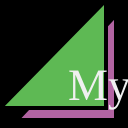
Frame 1 (no input)
Frame 60 (no input): identical to frame 1, image omitted
Frame 120 (the mouse pressed at the canvas centre since frame 60): identical to frame 1, image omitted

The p5.js sketch that drew this single still picture (run headless with seeded random() and noise() and a simulated clock; from frame 60 on, the mouse is pressed at the canvas centre):

// p5.js sketch
// ── sketch.js
function setup() {
  createCanvas(128,128);
}

function draw() {
  background(0);
  strokeWeight(4);
  fill(178, 100, 162);
  triangle(17,120,116,120,116,15);
  fill(94, 185, 84);
  triangle(0,108,106,108,106,0);
  fill(240);
  textSize(45);
  textFont("serif");
  text("My Life is a Lie", 68, 100);
}
